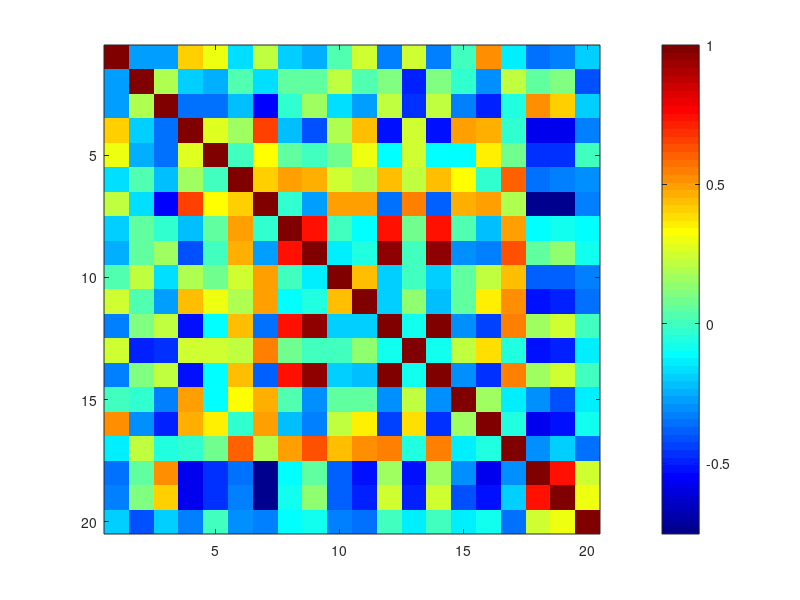

This figure's MATLAB source: (Note: this script raises an error after producing the figure.)
%% %%%%  Hw3-Part1-3)b  %%%%%%%%%

clear; clc; close all;

% 加载数据
load('GoogleDataset.mat');  % 确保数据文件存在

% 选取 Click 指标的控制 KPI（1:19列）
all_KPI = [Click',Cost',Conversion']';
all_KPI = (all_KPI - mean(all_KPI, 2)) ./ std(all_KPI, 0, 2);
num_tracks = size(all_KPI, 2); % 轨迹数量（19个企业）

% **Step 1: 计算 Pearson 相关性矩阵**
corr_matrix = corrcoef(all_KPI);  


% **Step 2: 画相关性热力图**
figure;
imagesc(corr_matrix);  % 画相关性矩阵
colorbar;              % 添加颜色条
colormap(jet);         % 设置颜色映射
clim([-1 1]);         % 颜色范围 (-1 to 1)
title('Click KPI Correlation Matrix');
xlabel('Track Index');
ylabel('Track Index');

% **Step 3: 添加数值标注**
[num_rows, num_cols] = size(corr_matrix);
for i = 1:num_rows
    for j = 1:num_cols
        text(j, i, sprintf('%.2f', corr_matrix(i, j)), ...
            'HorizontalAlignment', 'center', 'FontSize', 8, 'Color', 'k');
    end
end



% **Step 4: 基于相关性进行聚类**
Z = linkage(1 - corr_matrix, 'average');  % 相关性高=距离近
num_clusters = 3; % 设定聚类数量（可以调整）
clusters = cluster(Z, 'Maxclust', num_clusters);  

% **Step 3: 绘制 Subplot**
figure;
hold on;
for c = 1:num_clusters
    cluster_idx = find(clusters == c);  % 获取当前类别的轨迹索引
    num_in_cluster = length(cluster_idx); % 该类中的轨迹数
    
    for i = 1:num_in_cluster
        subplot(num_clusters, num_in_cluster, (c-1)*num_in_cluster + i);
        plot(all_KPI(:, cluster_idx(i)), 'b'); % 画 Click 轨迹
        title(['Cluster ', num2str(c), ' - Track ', num2str(cluster_idx(i))]);
        xlabel('Time (Days)');
        ylabel('Clicks');
    end
end
hold off;

% **Step 4: 在每个 Cluster 内进行预测**

for c = 1:num_clusters
    cluster_idx = find(clusters == c);  % 获取当前类别的轨迹索引
    num_in_cluster = length(cluster_idx); % 该类中的轨迹数
    
    % 仅处理包含多个 track 的 Cluster
    if num_in_cluster < 2
        continue;
    end
    
    num_rows = ceil(num_in_cluster / 3); % 计算需要的 subplot 行数（每行最多 3 个）

    for i = 1:num_in_cluster
        target_idx = cluster_idx(i);  % 选取当前要预测的 Track
        predictor_idx = cluster_idx;  % 其他 Track 作为预测变量
        predictor_idx(predictor_idx == target_idx) = []; % 去掉目标 Track 自身
        
        % 构建数据集
        X_train = all_KPI(:, predictor_idx);  % 预测变量（同类中的其他 Track）
        y_train = all_KPI(:, target_idx);  % 目标 Track
        
        % 线性回归估计参数
        beta = (X_train' * X_train) \ (X_train' * y_train);  
        y_pred = X_train * beta; % 预测结果
        
        % 计算 MSE
        MSE = mean((y_train - y_pred).^2);
        MSE_values(target_idx) = MSE;  % 记录 MSE
        
        % **Step 5: 画预测结果**
        subplot(num_rows, 3, i);  % 每行最多 3 个子图
        hold on;
        plot(y_train, 'b', 'LineWidth', 1.5);  % 真实值
        plot(y_pred, 'r--', 'LineWidth', 1.5); % 预测值
        title(['Cluster ', num2str(c), ' - Track ', num2str(target_idx), ...
               ' (MSE=', num2str(MSE, '%.2f'), ')']);
        xlabel('Time (Days)');
        ylabel('Clicks');
        legend('Actual', 'Predicted');
        hold off;
    end
end

